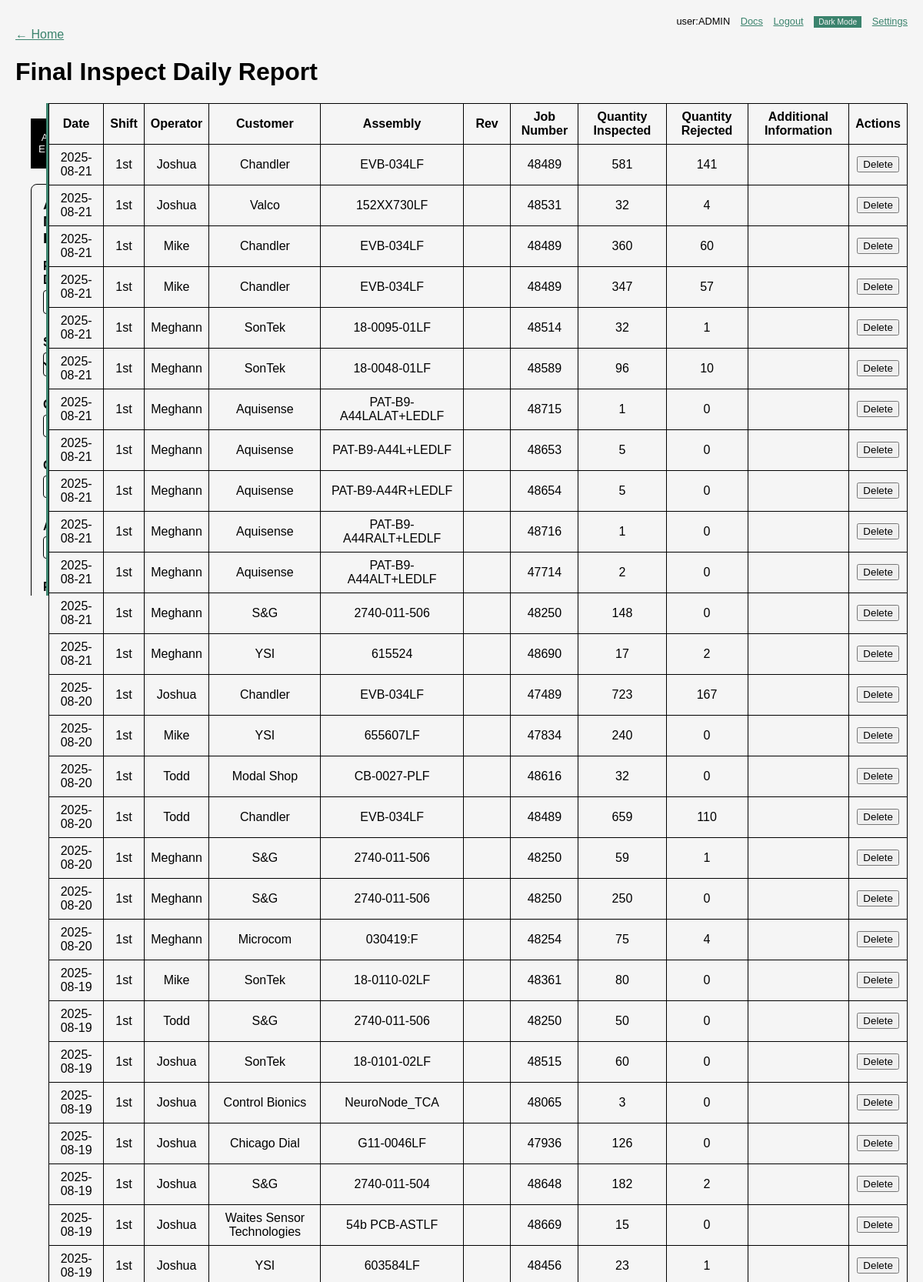
/final-inspect (signed in, upper part), run on the app's committed database.
### tables this page shows
CREATE TABLE users (
            id INTEGER PRIMARY KEY AUTOINCREMENT,
            username TEXT UNIQUE,
            password TEXT,
            part_markings INTEGER DEFAULT 0,
            aoi INTEGER DEFAULT 0,
            analysis INTEGER DEFAULT 0,
            dashboard INTEGER DEFAULT 0,
            reports INTEGER DEFAULT 0,
            c_suite INTEGER DEFAULT 0,
            is_admin INTEGER DEFAULT 0
        );

CREATE TABLE fi_reports (
            id INTEGER PRIMARY KEY AUTOINCREMENT,
            report_date TEXT NOT NULL,
            shift TEXT,
            operator TEXT,
            customer TEXT,
            assembly TEXT,
            rev TEXT,
            job_number TEXT,
            qty_inspected INTEGER,
            qty_rejected INTEGER,
            additional_info TEXT
        );

### run.py (the view, shortened to what this page needs)
@app.route('/final-inspect', methods=['GET', 'POST'])
@login_required
def final_inspect_report():
    conn = get_db()
    start = request.args.get('start')
    end = request.args.get('end')
    customer = request.args.get('customer')
    shift_filter = request.args.get('shift')
    operator_filter = request.args.get('operator')
    assembly_filter = request.args.get('assembly')
    where = 'WHERE 1=1'
    params = []
    if start:
        where += ' AND report_date >= ?'
        params.append(start)
    if end:
        where += ' AND report_date <= ?'
        params.append(end)
    if customer:
        where += ' AND customer = ?'
        params.append(customer)
    if shift_filter:
        where += ' AND shift = ?'
        params.append(shift_filter)
    if operator_filter:
        where += ' AND operator = ?'
        params.append(operator_filter)
    if assembly_filter:
        where += ' AND assembly = ?'
        params.append(assembly_filter)
    rows = conn.execute(
        f'SELECT * FROM fi_reports {where} ORDER BY report_date DESC, id DESC',
        params,
    ).fetchall()
    op_rows = conn.execute(
        f'SELECT operator, SUM(qty_inspected) AS inspected, SUM(qty_rejected) AS rejected '
        f'FROM fi_reports {where} GROUP BY operator ORDER BY inspected DESC',
        params,
    ).fetchall()
    asm_rows = conn.execute(
        f'SELECT assembly, SUM(qty_inspected) AS inspected, SUM(qty_rejected) AS rejected '
        f'FROM fi_reports {where} GROUP BY assembly ORDER BY inspected DESC',
        params,
    ).fetchall()
    shift_rows = conn.execute(
        f'SELECT report_date, shift, SUM(qty_inspected) AS inspected, '
        f'SUM(qty_rejected) AS rejected FROM fi_reports {where} '
        f'GROUP BY report_date, shift ORDER BY report_date, shift',
        params,
    ).fetchall()
    cust_rows = conn.execute(
        f'SELECT customer, SUM(qty_rejected)*1.0/SUM(qty_inspected) AS rate '
        f'FROM fi_reports {where} GROUP BY customer ORDER BY customer',
        params,
    ).fetchall()
    yield_rows = conn.execute(
        f'SELECT report_date, 1 - SUM(qty_rejected)*1.0/SUM(qty_inspected) AS yield '
        f'FROM fi_reports {where} GROUP BY report_date ORDER BY report_date',
        params,
    ).fetchall()
    customer_opts = [r['customer'] for r in conn.execute('SELECT DISTINCT customer FROM fi_reports ORDER BY customer').fetchall()]
    shift_opts = [r['shift'] for r in conn.execute('SELECT DISTINCT shift FROM fi_reports ORDER BY shift').fetchall()]
    operator_opts = [r['operator'] for r in conn.execute('SELECT DISTINCT operator FROM fi_reports ORDER BY operator').fetchall()]
    assembly_opts = [r['assembly'] for r in conn.execute('SELECT DISTINCT assembly FROM fi_reports ORDER BY assembly').fetchall()]
    conn.close()
    operators = []
    for r in op_rows:
        inspected = r['inspected'] or 0
        rejected = r['rejected'] or 0
        yield_rate = 1 - (rejected / inspected) if inspected else 0
        operators.append({
            'operator': r['operator'],
            'inspected': inspected,
            'rejected': rejected,
            'yield': yield_rate,
        })
    assemblies = []
    for r in asm_rows:
        inspected = r['inspected'] or 0
        rejected = r['rejected'] or 0
        yield_rate = 1 - (rejected / inspected) if inspected else 0
        assemblies.append({
            'assembly': r['assembly'],
            'inspected': inspected,
            'rejected': rejected,
            'yield': yield_rate,
        })
    shift_totals = [
        {
            'report_date': r['report_date'],
            'shift': r['shift'],
            'inspected': r['inspected'] or 0,
            'rejected': r['rejected'] or 0,
        }
        for r in shift_rows
    ]
    customer_rates = [
        {
            'customer': r['customer'],
            'rate': r['rate'] or 0,
        }
        for r in cust_rows
    ]
    yield_series = [
        {
            'report_date': r['report_date'],
            'yield': r['yield'] or 0,
        }
        for r in yield_rows
    ]
    return render_template(
        'final_inspect.html',
        records=rows,
        operators=operators,
        assemblies=assemblies,
        shift_totals=shift_totals,
        customer_rates=customer_rates,
        yield_series=yield_series,
        customers=customer_opts,
        shifts=shift_opts,
        operator_opts=operator_opts,
        assembly_opts=assembly_opts,
        start=start,
        end=end,
        selected_customer=customer,
        selected_shift=shift_filter,
        selected_operator=operator_filter,
        selected_assembly=assembly_filter,
        report_base='final-inspect',
    )

### run.py (called while the page is built, shortened)
def get_db():
    conn = sqlite3.connect(DATABASE)
    conn.row_factory = sqlite3.Row
    return conn

def login_required(f):
    @wraps(f)
    def decorated(*args, **kwargs):
        if not session.get('user'):
            return redirect(url_for('login'))
        return f(*args, **kwargs)
    return decorated

@app.context_processor
def inject_globals():
    user = session.get('user')
    perms = {}
    is_admin = False
    if user:
        conn = get_db()
        row = conn.execute(
            'SELECT part_markings, aoi, analysis, dashboard, reports, is_admin, c_suite FROM users WHERE username = ?',
            (user,),
        ).fetchone()
        conn.close()
        if row:
            is_admin = bool(row['is_admin'] or row['c_suite'])
            if is_admin:
                perms = {
                    'part_markings': True,
                    'aoi': True,
                    'analysis': True,
                    'dashboard': True,
                    'reports': True,
                }
    return dict(current_user=user, permissions=perms, is_admin=is_admin)

### templates/final_inspect.html (shortened to what this page needs)
{% extends 'base.html' %}
{% block head_extra %}
  <link rel="stylesheet" href="https://cdn.datatables.net/1.13.4/css/jquery.dataTables.min.css">
{% endblock %}
{% block content %}
  <a href="/">← Home</a>
  <h1>Final Inspect Daily Report</h1>
  <div id="container">
    <div id="aoi-actions">
      <nav class="tab-nav">
        <button class="tab-link active" data-tab="add-entry" data-desc="Record new inspection results." data-more="Log final inspect data individually or through bulk upload.">Add Entry</button>
      </nav>
      <div id="add-entry" class="tab-content active">
        <div class="action-panel">
          {% if is_admin or permissions['aoi'] %}
          <div class="action-card">
            <form method="post">
              <label>Report Date
                <input type="date" name="report_date" required>
              </label><br>
              <label>Shift
                <select name="shift" required>
                  <option value="1st">1st</option>
                </select>
              </label><br>
              <label>Operator
                <input type="text" name="operator" required>
              </label><br>
              <label>Customer
                <input type="text" name="customer">
              </label><br>
              <label>Assembly
                <input type="text" name="assembly">
              </label><br>
              <br>
              <br>
              <br>
              <br>
              <br>
            </form>
          </div>
          {% endif %}
        </div>
      </div>
    </div>
    <div id="divider"></div>
    <div id="final-inspect-table">
      <table>
        <thead>
          <tr>
            <th>Date</th>
            <th>Shift</th>
            <th>Operator</th>
            <th>Customer</th>
            <th>Assembly</th>
            <th>Rev</th>
            <th>Job Number</th>
            <th>Quantity Inspected</th>
            <th>Quantity Rejected</th>
            <th>Additional Information</th>
            {% if is_admin or permissions['aoi'] %}
            <th>Actions</th>
            {% endif %}
          </tr>
        </thead>
        <tbody>
          {% for r in records %}
          <tr data-id="{{ r['id'] }}">
            <td>{{ r['report_date'] }}</td>
            <td>{{ r['shift'] }}</td>
            <td>{{ r['operator'] }}</td>
            <td>{{ r['customer'] }}</td>
            <td>{{ r['assembly'] }}</td>
            <td>{{ r['rev'] }}</td>
            <td>{{ r['job_number'] }}</td>
            <td>{{ r['qty_inspected'] }}</td>
            <td>{{ r['qty_rejected'] }}</td>
            <td>{{ r['additional_info'] }}</td>
            {% if is_admin or permissions['aoi'] %}
            <td class="no-edit"><button type="button" class="delete-row">Delete</button></td>
            {% endif %}
          </tr>
          {% endfor %}
        </tbody>
      </table>
    </div>
  </div>
{% endblock %}

### templates/base.html (shortened to what this page needs)
<!doctype html>
<html lang="en">
<head>
  <link rel="stylesheet" href="/static/css/style.css">
  {% block head_extra %}{% endblock %}
</head>
<body data-admin="{{ 'true' if is_admin else 'false' }}" data-base-path="{{ report_base|default('') }}">
  {% if current_user %}
  <div class="topbar">
    <span class="user-label">user:{{ current_user }}</span>
    <a href="{{ url_for('docs') }}">Docs</a>
    <a href="{{ url_for('logout') }}">Logout</a>
    <button id="theme-toggle" type="button">Dark Mode</button>
    {% if is_admin %}
      <a href="{{ url_for('settings') }}">Settings</a>
    {% endif %}
  </div>
  {% endif %}
  {% block content %}{% endblock %}
</body>
</html>

### static/css/style.css (style rules this page uses)
:root { --color-black: #000000; --color-white: #f5f5f5; --color-accent: #3b836d; }
body { font-family: Arial, sans-serif; margin: 20px; background: var(--color-white); color: var(--color-black); }
h1, p { color: var(--color-black); }
a { color: var(--color-accent); }
.topbar { text-align: right; color: var(--color-black); font-size: 0.8em; }
.topbar a { margin-left: 10px; color: var(--color-accent); }
.topbar button { margin-left: 10px; font-size: 0.8em; background: var(--color-accent); color: var(--color-white); border: none; padding: 2px 6px; cursor: pointer; }
#container { display:flex; height:80vh; margin-top:20px; }
#analysis-actions, #markings-actions, #aoi-actions, #stencil-actions { flex:1; padding:20px; overflow:auto; }
#divider { width:4px; background:var(--color-accent); cursor:col-resize; }
table { width:100%; border-collapse:collapse; }
table thead th { position: sticky; top: 0; background: var(--color-white); z-index: 1; }
.action-panel { display: flex; flex-direction: column; gap: 20px; }
.action-card { background: var(--color-white); border: 1px solid var(--color-black); border-radius: 8px; padding: 15px; }
.action-card label { display: block; margin-top: 10px; font-weight: bold; }
.action-card input[type="text"], .action-card input[type="number"], .action-card input[type="date"], .action-card input[type="file"], .action-card input[type="password"], .action-card select { width: 95%; padding: 6px; margin-top: 4px; border: 1px solid var(--color-black); border-radius: 4px; }
.tab-nav { display: flex; gap: 10px; margin-bottom: 20px; }
.tab-nav button { flex: 1; background: var(--color-accent); color: var(--color-white); border: none; padding: 10px; cursor: pointer; text-align: center; transition: background 0.3s ease; }
.tab-nav button.active { background: var(--color-black); color: var(--color-white); }
.tab-content { display: none; }
.tab-content.active { display: block; }

### data on the page
users: username "ADMIN"
fi_reports: report_date "2025-08-21", shift "1st", operator "Joshua", customer "Chandler", assembly "EVB-034LF", job_number "48489", qty_inspected "581", qty_rejected "141"
fi_reports: report_date "2025-08-21", shift "1st", operator "Joshua", customer "Valco", assembly "152XX730LF", job_number "48531", qty_inspected "32", qty_rejected "4"
fi_reports: report_date "2025-08-21", shift "1st", operator "Mike", customer "Chandler", assembly "EVB-034LF", job_number "48489", qty_inspected "360", qty_rejected "60"
fi_reports: report_date "2025-08-21", shift "1st", operator "Mike", customer "Chandler", assembly "EVB-034LF", job_number "48489", qty_inspected "347", qty_rejected "57"
fi_reports: report_date "2025-08-21", shift "1st", operator "Meghann", customer "SonTek", assembly "18-0095-01LF", job_number "48514", qty_inspected "32", qty_rejected "1"
fi_reports: report_date "2025-08-21", shift "1st", operator "Meghann", customer "SonTek", assembly "18-0048-01LF", job_number "48589", qty_inspected "96", qty_rejected "10"
fi_reports: report_date "2025-08-21", shift "1st", operator "Meghann", customer "Aquisense", assembly "PAT-B9-A44LALAT+LEDLF", job_number "48715", qty_inspected "1", qty_rejected "0"
fi_reports: report_date "2025-08-21", shift "1st", operator "Meghann", customer "Aquisense", assembly "PAT-B9-A44L+LEDLF", job_number "48653", qty_inspected "5", qty_rejected "0"
fi_reports: report_date "2025-08-21", shift "1st", operator "Meghann", customer "Aquisense", assembly "PAT-B9-A44R+LEDLF", job_number "48654", qty_inspected "5", qty_rejected "0"
fi_reports: report_date "2025-08-21", shift "1st", operator "Meghann", customer "Aquisense", assembly "PAT-B9-A44RALT+LEDLF", job_number "48716", qty_inspected "1", qty_rejected "0"
fi_reports: report_date "2025-08-21", shift "1st", operator "Meghann", customer "Aquisense", assembly "PAT-B9-A44ALT+LEDLF", job_number "47714", qty_inspected "2", qty_rejected "0"
fi_reports: report_date "2025-08-21", shift "1st", operator "Meghann", customer "S&G", assembly "2740-011-506", job_number "48250", qty_inspected "148", qty_rejected "0"
fi_reports: report_date "2025-08-21", shift "1st", operator "Meghann", customer "YSI", assembly "615524", job_number "48690", qty_inspected "17", qty_rejected "2"
fi_reports: report_date "2025-08-20", shift "1st", operator "Joshua", customer "Chandler", assembly "EVB-034LF", job_number "47489", qty_inspected "723", qty_rejected "167"
fi_reports: report_date "2025-08-20", shift "1st", operator "Mike", customer "YSI", assembly "655607LF", job_number "47834", qty_inspected "240", qty_rejected "0"
fi_reports: report_date "2025-08-20", shift "1st", operator "Todd", customer "Modal Shop", assembly "CB-0027-PLF", job_number "48616", qty_inspected "32", qty_rejected "0"
fi_reports: report_date "2025-08-20", shift "1st", operator "Todd", customer "Chandler", assembly "EVB-034LF", job_number "48489", qty_inspected "659", qty_rejected "110"
fi_reports: report_date "2025-08-20", shift "1st", operator "Meghann", customer "S&G", assembly "2740-011-506", job_number "48250", qty_inspected "59", qty_rejected "1"
fi_reports: report_date "2025-08-20", shift "1st", operator "Meghann", customer "S&G", assembly "2740-011-506", job_number "48250", qty_inspected "250", qty_rejected "0"
fi_reports: report_date "2025-08-20", shift "1st", operator "Meghann", customer "Microcom", assembly "030419:F", job_number "48254", qty_inspected "75", qty_rejected "4"
fi_reports: report_date "2025-08-19", shift "1st", operator "Mike", customer "SonTek", assembly "18-0110-02LF", job_number "48361", qty_inspected "80", qty_rejected "0"
fi_reports: report_date "2025-08-19", shift "1st", operator "Todd", customer "S&G", assembly "2740-011-506", job_number "48250", qty_inspected "50", qty_rejected "0"
fi_reports: report_date "2025-08-19", shift "1st", operator "Joshua", customer "SonTek", assembly "18-0101-02LF", job_number "48515", qty_inspected "60", qty_rejected "0"
fi_reports: report_date "2025-08-19", shift "1st", operator "Joshua", customer "Control Bionics", assembly "NeuroNode_TCA", job_number "48065", qty_inspected "3", qty_rejected "0"
fi_reports: report_date "2025-08-19", shift "1st", operator "Joshua", customer "Chicago Dial", assembly "G11-0046LF", job_number "47936", qty_inspected "126", qty_rejected "0"
fi_reports: report_date "2025-08-19", shift "1st", operator "Joshua", customer "S&G", assembly "2740-011-504", job_number "48648", qty_inspected "182", qty_rejected "2"
fi_reports: report_date "2025-08-19", shift "1st", operator "Joshua", customer "Waites Sensor Technologies", assembly "54b PCB-ASTLF", job_number "48669", qty_inspected "15", qty_rejected "0"
fi_reports: report_date "2025-08-19", shift "1st", operator "Joshua", customer "YSI", assembly "603584LF", job_number "48456", qty_inspected "23", qty_rejected "1"
